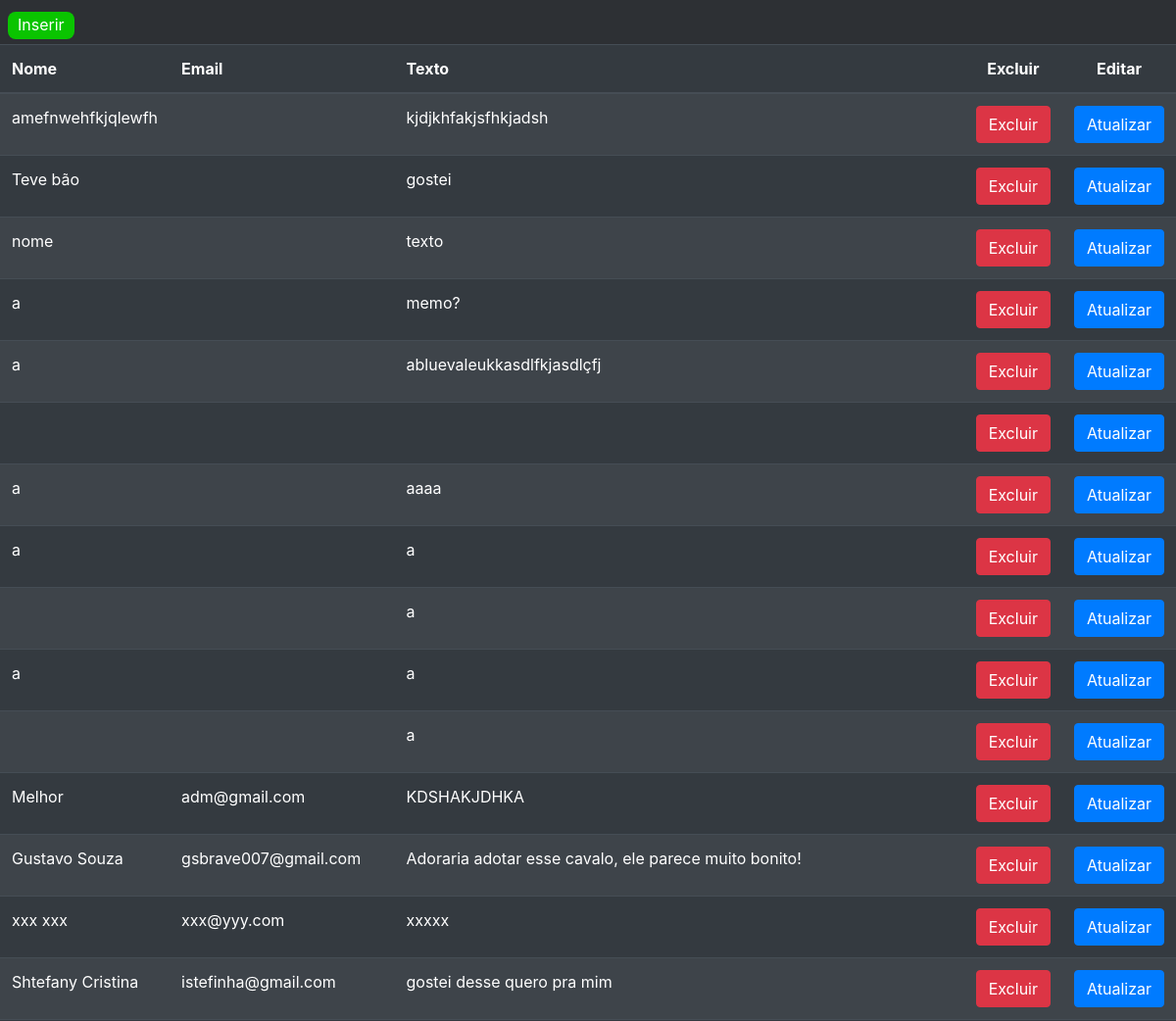
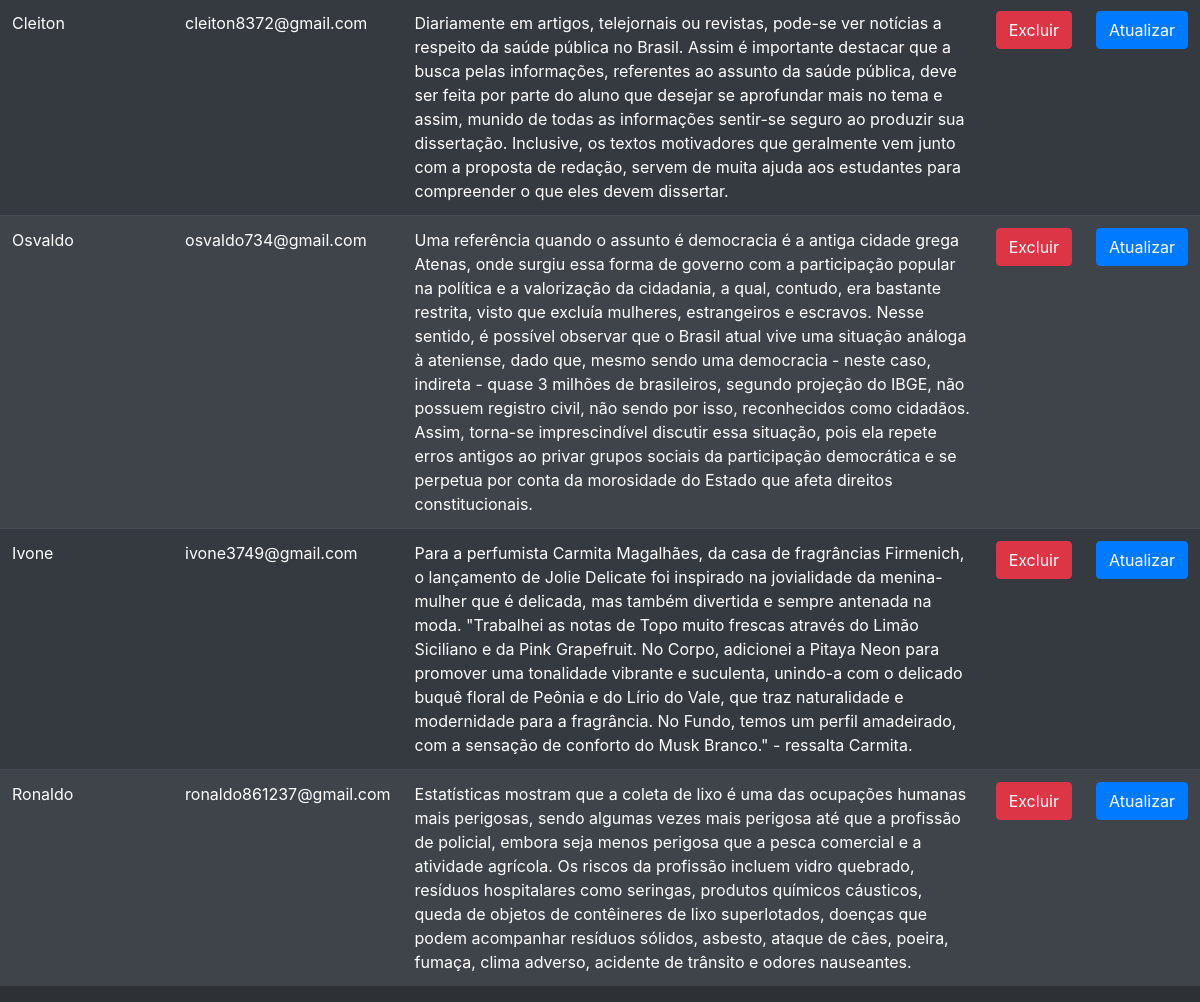
Page /forms/src/php/CRUD_interesse/read.php on the committed database (2 pictures, top to bottom).
### tables this page shows
CREATE TABLE `interesse` (
  `id_post` int(11) NOT NULL,
  `email` varchar(999) DEFAULT NULL,
  `nome` varchar(999) DEFAULT NULL,
  `texto` varchar(999) DEFAULT NULL
);

### forms/src/php/CRUD_interesse/read.php (the view, shortened to what this page needs)
<?php
            include_once('../conect.php');
            $sql = "SELECT * FROM interesse ORDER BY id_post DESC";
            $result = $con -> query($sql);
        ?>
<!DOCTYPE html>
<html lang="pt-br">
<head>
    <link rel="stylesheet" href="https://stackpath.bootstrapcdn.com/bootstrap/4.2.1/css/bootstrap.min.css">
    <link rel="stylesheet" href="https://cdn.datatables.net/1.10.18/css/dataTables.bootstrap4.min.css">
</head>
<body>
     <div class="criar">
        <a href='../../../interesse.php'>Inserir</a>
    </div>
        <table class="table table-dark table-striped ">
            <thead>
                <tr>
                    <th>Nome</th>
                    <th>Email</th>
                    <th>Texto</th>
                    <th class="center">Excluir</th>
                    <th class="center">Editar</th>
                </tr>
            </thead>
            <tbody>
                <?php
                    while($DataUsers = mysqli_fetch_assoc($result)){
                        echo "<tr>";
                        echo "<td>". $DataUsers['nome']."</td>";
                        echo "<td>". $DataUsers['email']."</td>";
                        echo "<td>". $DataUsers['texto']."</td>";
                        echo "<td><button class='btn btn-danger'>Excluir</button></td>";
                        echo "<td><a href='update.php?id=$DataUsers[id_post]'><button class='btn btn-primary'>Atualizar</button></a></td>";
                        echo '</tr>';
                    }
                ?>
            </tbody>
        </table>
</body>
</html>

### forms/src/php/CRUD_interesse/read.php (style rules this page uses)
body { background-color: #2d3034; }
.criar { background-color: #2d3034; padding: 13px 0px 8px 8px; }
.criar a { color: white; background-color: #0ac400; padding: 3px 10px 5px 10px; border-radius: 8px; text-decoration: none; }
.center { text-align: center; }

### rows in the picture
interesse: nome "amefnwehfkjqlewfh", texto "kjdjkhfakjsfhkjadsh"
interesse: nome "Teve bão", texto "gostei"
interesse: nome "nome", texto "texto"
interesse: nome "a", texto "memo?"
interesse: nome "a", texto "abluevaleukkasdlfkjasdlçfj"
interesse: nome "a", texto "aaaa"
interesse: nome "a", texto "a"
interesse: texto "a"
interesse: nome "a", texto "a"
interesse: texto "a"
interesse: nome "Melhor", email "adm@gmail.com", texto "KDSHAKJDHKA"
interesse: nome "Gustavo Souza", email "gsbrave007@gmail.com", texto "Adoraria adotar esse cavalo, ele parece muito bonito!"
interesse: nome "xxx xxx", email "xxx@yyy.com", texto "xxxxx"
interesse: nome "Shtefany Cristina", email "istefinha@gmail.com", texto "gostei desse quero pra mim"
interesse: nome "Cleiton", email "cleiton8372@gmail.com", texto "Diariamente em artigos, telejornais ou revistas, pode-se ver notícias a respeito da saúde pública no Brasil. Assim é importante destacar que a busca pelas informações, referentes ao assunto da saúde pública, deve ser feita por parte do aluno que desejar se aprofundar mais no tema e assim, munido de todas as informações sentir-se seguro ao produzir sua dissertação. Inclusive, os textos motivadores que geralmente vem junto com a proposta de redação, servem de muita ajuda aos estudantes para compreender o que eles devem dissertar."
interesse: nome "Osvaldo", email "osvaldo734@gmail.com", texto "Uma referência quando o assunto é democracia é a antiga cidade grega Atenas, onde surgiu essa forma de governo com a participação popular na política e a valorização da cidadania, a qual, contudo, era bastante restrita, visto que excluía mulheres, estrangeiros e escravos. Nesse sentido, é possível observar que o Brasil atual vive uma situação análoga à ateniense, dado que, mesmo sendo uma democracia - neste caso, indireta - quase 3 milhões de brasileiros, segundo projeção do IBGE, não possuem registro civil, não sendo por isso, reconhecidos como cidadãos. Assim, torna-se imprescindível discutir essa situação, pois ela repete erros antigos ao privar grupos sociais da participação democrática…"
interesse: nome "Ivone", email "ivone3749@gmail.com", texto "Para a perfumista Carmita Magalhães, da casa de fragrâncias Firmenich, o lançamento de Jolie Delicate foi inspirado na jovialidade da menina-mulher que é delicada, mas também divertida e sempre antenada na moda. \"Trabalhei as notas de Topo muito frescas através do Limão Siciliano e da Pink Grapefruit. No Corpo, adicionei a Pitaya Neon para promover uma tonalidade vibrante e suculenta, unindo-a com o delicado buquê floral de Peônia e do Lírio do Vale, que traz naturalidade e modernidade para a fragrância. No Fundo, temos um perfil amadeirado, com a sensação de conforto do Musk Branco.\" - ressalta Carmita."
interesse: nome "Ronaldo", email "ronaldo861237@gmail.com", texto "Estatísticas mostram que a coleta de lixo é uma das ocupações humanas mais perigosas, sendo algumas vezes mais perigosa até que a profissão de policial, embora seja menos perigosa que a pesca comercial e a atividade agrícola. Os riscos da profissão incluem vidro quebrado, resíduos hospitalares como seringas, produtos químicos cáusticos, queda de objetos de contêineres de lixo superlotados, doenças que podem acompanhar resíduos sólidos, asbesto, ataque de cães, poeira, fumaça, clima adverso, acidente de trânsito e odores nauseantes."
